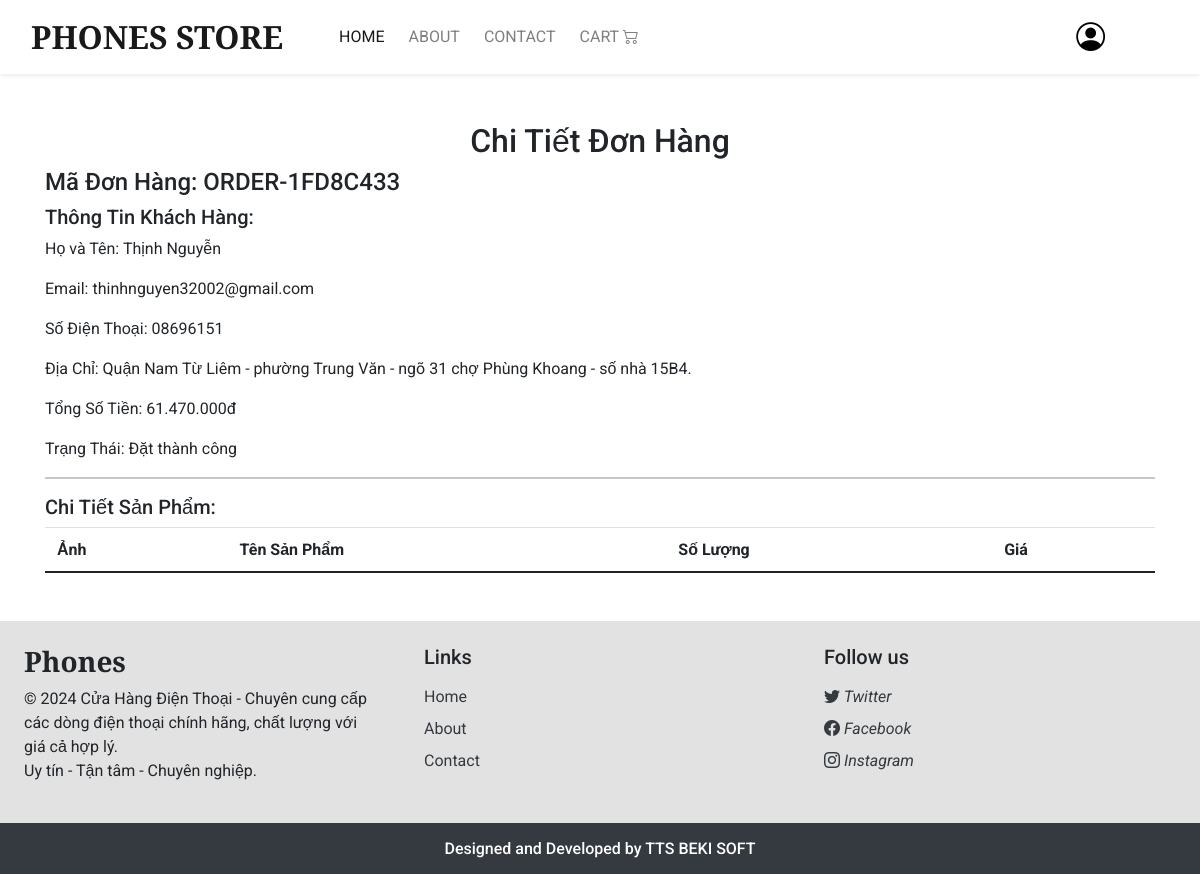
Screenshot of /order-detail.php?order_code=ORDER-1FD8C433 with the database file from the repository.
### tables this page shows
CREATE TABLE `orders` (
  `id` int UNSIGNED NOT NULL,
  `fullname` varchar(50) NOT NULL,
  `email` varchar(255) DEFAULT NULL,
  `received_address` varchar(255) NOT NULL,
  `phone` varchar(20) NOT NULL,
  `order_code` varchar(20) DEFAULT NULL,
  `total_amount` decimal(20,2) DEFAULT NULL,
  `status` int DEFAULT NULL,
  `payment_method` enum('0') DEFAULT '0',
  `created_at` timestamp NOT NULL DEFAULT CURRENT_TIMESTAMP
);

### order-detail.php (the view, shortened to what this page needs)
<?php
require_once("./nav.php");
require_once("./connect-sql.php");
$order_code = $conn->real_escape_string($_GET['order_code']);
$sql_order = "SELECT * FROM orders WHERE order_code = '$order_code'";
$result_order = $conn->query($sql_order);
$order = $result_order->fetch_assoc();
?>
<!DOCTYPE html>
<html lang="en">
<head>
    <link rel="stylesheet" href="https://maxcdn.bootstrapcdn.com/bootstrap/4.5.2/css/bootstrap.min.css">
</head>
<body>
    <div class="container mt-5">
        <h2 class="text-center">Chi Tiết Đơn Hàng</h2>
        <h4>Mã Đơn Hàng: <?php echo htmlspecialchars($order['order_code']); ?></h4>
        <h5>Thông Tin Khách Hàng:</h5>
        <p>Họ và Tên: <?php echo htmlspecialchars($order['fullname']); ?></p>
        <p>Email: <?php echo htmlspecialchars($order['email']); ?></p>
        <p>Số Điện Thoại: <?php echo htmlspecialchars($order['phone']); ?></p>
        <p>Địa Chỉ: <?php echo htmlspecialchars($order['received_address']); ?></p>
        <p>Tổng Số Tiền: <?php echo number_format($order['total_amount'], 0, ',', '.') . 'đ'; ?></p>
        <p>Trạng Thái:
            <?php
            switch ($order['status']) {
                case '0':
                    echo 'Đặt thành công';
                    break;
            }
            ?>
        </p>
        <hr>
        <h5>Chi Tiết Sản Phẩm:</h5>
        <table class="table">
            <thead>
                <tr>
                    <th>Ảnh</th>
                    <th>Tên Sản Phẩm</th>
                    <th>Số Lượng</th>
                    <th>Giá</th>
                </tr>
            </thead>
        </table>
    </div>
</body>
</html>
<?php
require_once("./footer.php");
?>

### assets/css/base.css (style rules this page uses)
* { font-family:"Roboto",sans-serif; }

### rows the page displays
orders: order_code "ORDER-1FD8C433", fullname "Thịnh Nguyễn", email "thinhnguyen32002@gmail.com", phone "08696151", received_address "Quận Nam Từ Liêm - phường Trung Văn - ngõ 31 chợ Phùng Khoang - số nhà 15B4.", total_amount "61.470.000"
